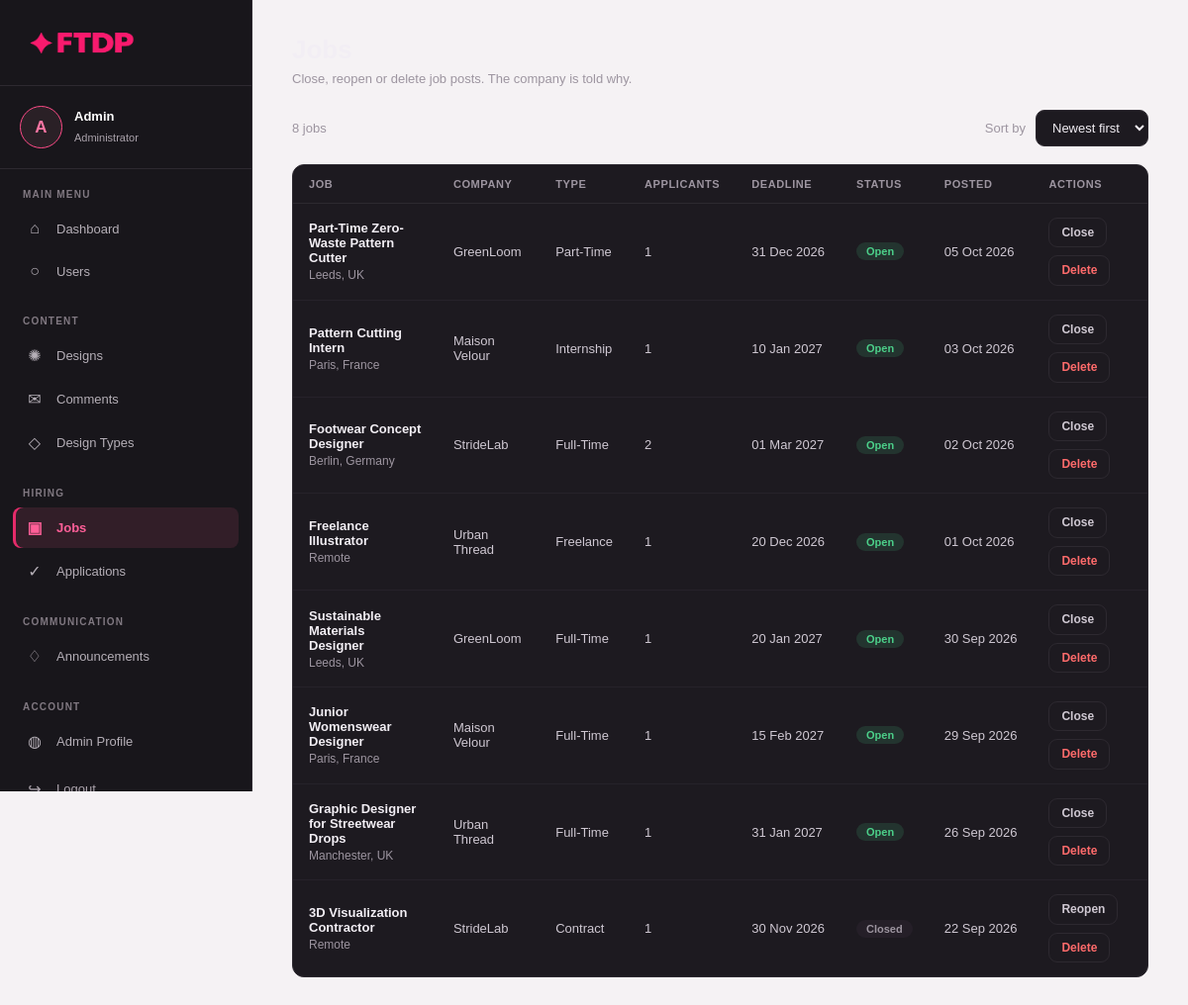
Page /frontend/pages/admin/jobs.php (signed in) on the committed database.
### tables this page shows
CREATE TABLE jobs (
id INT AUTO_INCREMENT PRIMARY KEY,

company_id INT NOT NULL,

title VARCHAR(200) NOT NULL,

description TEXT NOT NULL,

location VARCHAR(150),

salary VARCHAR(100),

employment_type ENUM(
'Full-Time',
'Part-Time',
'Internship',
'Contract',
'Freelance'
),

deadline DATE,

status ENUM('open','closed') NOT NULL DEFAULT 'open',

created_at TIMESTAMP DEFAULT CURRENT_TIMESTAMP,

FOREIGN KEY (company_id)
REFERENCES companies(id)
ON DELETE CASCADE,

INDEX idx_jobs_company_status (company_id, status)
);

CREATE TABLE companies (
id INT AUTO_INCREMENT PRIMARY KEY,

user_id INT NOT NULL,

company_name VARCHAR(150) NOT NULL,

industry VARCHAR(100),

website VARCHAR(255),

company_size VARCHAR(50),

location VARCHAR(150),

description TEXT,

FOREIGN KEY (user_id)
REFERENCES users(id)
ON DELETE CASCADE
);

### backend/admin/jobs.php (called while the page is built, shortened)
<?php
require_once __DIR__ . "/../config/config.php";
require_once __DIR__ . "/admin_helpers.php";
$sort = adminSort();
$dir  = adminSortDir($sort);
$admin_jobs = adminFetchAll($conn->query("
    SELECT
        j.id,
        j.title,
        j.location,
        j.employment_type,
        j.deadline,
        j.status,
        j.created_at,
        c.company_name,
        COUNT(ja.id) AS applicant_count
    FROM jobs j
    JOIN companies c ON c.id = j.company_id
    LEFT JOIN job_applications ja ON ja.job_id = j.id
    GROUP BY j.id
    ORDER BY j.created_at $dir, j.id $dir
"));
?>

### backend/designer/comm_helpers.php (called while the page is built, shortened)
<?php
function csrfToken(): string
{
    return $_SESSION["csrf_token"];
}
?>

### frontend/pages/admin/jobs.php (the view, shortened to what this page needs)
<?php
require_once __DIR__ . "/../../../backend/admin/jobs.php";
$csrf_token = csrfToken();
?>
<!DOCTYPE html>
<html lang="en">
<head>
    <link rel="stylesheet" href="../../css/designer_dashboard.css">
    <link rel="stylesheet" href="../../css/designer.css">
    <link rel="stylesheet" href="../../css/designer_comm.css">
    <link rel="stylesheet" href="../../css/company.css">
    <link rel="stylesheet" href="../../css/admin.css">
</head>
<body>
<div class="designer-dashboard">
    <?php require_once __DIR__ . "/../../include/admin_sidbar.php"; ?>
    <main class="designer-main">
        <div class="page-heading">
            <h1>Jobs</h1>
            <p>Close, reopen or delete job posts. The company is told why.</p>
        </div>
        <div class="co-toolbar">
            <span class="ad-count"><?= count($admin_jobs); ?> <?= count($admin_jobs) === 1 ? "job" : "jobs"; ?></span>
            <?= adminSortControl($sort); ?>
        </div>
        <div class="ad-table-wrap">
            <table class="ad-table">
                <thead>
                    <tr>
                        <th>Job</th>
                        <th>Company</th>
                        <th>Type</th>
                        <th>Applicants</th>
                        <th>Deadline</th>
                        <th>Status</th>
                        <th>Posted</th>
                        <th>Actions</th>
                    </tr>
                </thead>
                <tbody>
                <?php foreach ($admin_jobs as $job): ?>
                    <tr>
                        <td>
                            <div class="ad-strong"><?= htmlspecialchars($job["title"]); ?></div>
                            <?php if (!empty($job["location"])): ?>
                                <div class="ad-sub"><?= htmlspecialchars($job["location"]); ?></div>
                            <?php endif; ?>
                        </td>
                        <td><?= htmlspecialchars($job["company_name"]); ?></td>
                        <td class="ad-nowrap"><?= htmlspecialchars($job["employment_type"]); ?></td>
                        <td><?= (int) $job["applicant_count"]; ?></td>
                        <td class="ad-nowrap">
                            <?= !empty($job["deadline"]) ? date("d M Y", strtotime($job["deadline"])) : "—"; ?>
                        </td>
                        <td>
                            <span class="ad-chip <?= $job["status"] === "open" ? "open" : "closed"; ?>">
                                <?= htmlspecialchars(ucfirst($job["status"])); ?>
                            </span>
                        </td>
                        <td class="ad-nowrap"><?= date("d M Y", strtotime($job["created_at"])); ?></td>
                        <td>
                            <div class="ad-actions">
                                <?php if ($job["status"] === "open"): ?>
                                    <?= adminActionForm(
                                        $csrf_token, "close_job", ["job_id" => $job["id"]],
                                        "Close", "ghost", "jobs.php", $sort,
                                        "Why are you closing this job? The company will see your reason.",
                                        true
                                    ); ?>
                                <?php else: ?>
                                    <?= adminActionForm(
                                        $csrf_token, "reopen_job", ["job_id" => $job["id"]],
                                        "Reopen", "ghost", "jobs.php", $sort
                                    ); ?>
                                <?php endif; ?>
                                <?= adminActionForm(
                                    $csrf_token, "delete_job", ["job_id" => $job["id"]],
                                    "Delete", "danger", "jobs.php", $sort,
                                    "Why are you deleting this job? The company will see your reason.",
                                    true
                                ); ?>
                            </div>
                        </td>
                    </tr>
                <?php endforeach; ?>
                </tbody>
            </table>
        </div>
    </main>
</div>
</body>
</html>

### backend/admin/admin_helpers.php (shortened to what this page needs)
<?php
require_once __DIR__ . "/../designer/comm_helpers.php";
function adminSort(): string
{
    $sort = $_GET["sort"] ?? "new";
    return $sort === "old" ? "old" : "new";
}
function adminSortDir(string $sort): string
{
    return $sort === "old" ? "ASC" : "DESC";
}
function adminSortControl(string $sort): string
{
    return '
        <form method="GET" class="ad-sort">
            <label for="adSort">Sort by</label>
            <select name="sort" id="adSort" class="co-select" onchange="this.form.submit();">
                <option value="new"' . ($sort === "new" ? " selected" : "") . '>Newest first</option>
                <option value="old"' . ($sort === "old" ? " selected" : "") . '>Oldest first</option>
            </select>
        </form>
    ';
}
function adminActionForm(
    string $csrf,
    string $action,
    array $fields,
    string $label,
    string $class,
    string $back,
    string $sort = "new",
    string $confirm = "",
    bool $askReason = false
): string {
    $js = "";
    if ($askReason) {
        $js = "var r = prompt(" . json_encode($confirm) . "); "
            . "if (r === null || r.trim() === '') { return false; } "
            . "this.form.reason.value = r;";
    } elseif ($confirm !== "") {
        $js = "return confirm(" . json_encode($confirm) . ");";
    }
    $html  = '<form method="POST" action="../../../backend/admin/admin_action.php">';
    $html .= '<input type="hidden" name="csrf" value="' . htmlspecialchars($csrf) . '">';
    $html .= '<input type="hidden" name="action" value="' . htmlspecialchars($action) . '">';
    $html .= '<input type="hidden" name="back" value="' . htmlspecialchars($back) . '">';
    $html .= '<input type="hidden" name="sort" value="' . htmlspecialchars($sort) . '">';
    foreach ($fields as $name => $value) {
        $html .= '<input type="hidden" name="' . htmlspecialchars($name) . '" value="' . htmlspecialchars((string) $value) . '">';
    }
    if ($askReason) {
        $html .= '<input type="hidden" name="reason" value="">';
    }
    $html .= '<button type="submit" class="comm-btn ' . htmlspecialchars($class) . ' small"';
    if ($js !== "") {
        $html .= ' onclick="' . htmlspecialchars($js, ENT_QUOTES) . '"';
    }
    $html .= '>' . htmlspecialchars($label) . '</button>';
    $html .= '</form>';
    return $html;
}
function adminFetchAll(mysqli_result $result): array
{
    $rows = [];
    while ($row = $result->fetch_assoc()) {
        $rows[] = $row;
    }
    return $rows;
}
?>

### frontend/css/designer_dashboard.css (style rules this page uses)
:root { --pink: #e52b6a; --pink-dark: #c91d58; --pink-light: #ff75a3; --pink-border: #ff4b88; --pink-soft: #fff0f5; --pink-dark-soft: #321e28; --text: #252228; --light-text: #68616b; --muted: #999099; --border: #e4dfe3; --white: #ffffff; --dashboard-bg: #f5f2f4; }
* { margin: 0; padding: 0; box-sizing: border-box; }
html { scroll-behavior: smooth; }
body { font-family: Arial, Helvetica, sans-serif; background: var(--dashboard-bg); color: var(--text); }
.designer-dashboard { min-height: 100vh; display: flex; }
.designer-main { width: calc(100% - 255px); margin-left: 255px; padding: 35px 40px; }

### frontend/css/designer.css (style rules this page uses)
:root { --sidebar-bg: #18161b; --sidebar-border: #2d2930; --sidebar-hover: #292129; --sidebar-active: #321e28; --pink: #e52b6a; --pink-light: #ff75a3; --pink-border: #ff4b88; --sidebar-text: #b5afb7; --sidebar-muted: #817982; --sidebar-white: #ffffff; }

### frontend/css/designer_comm.css (style rules this page uses)
:root { --c-surface: #1d1a20; --c-surface-2: #251f28; --c-line: #2d2930; --c-line-soft: #26222a; --c-text: #f2eef4; --c-body: #cfc8d2; --c-muted: #9d95a0; --c-pink: #e52b6a; --c-pink-soft: #ff75a3; --c-pink-dim: rgba(229, 43, 106, 0.14); --c-danger: #ff6b6b; --c-success: #4cd08a; }
.comm-btn { display: inline-flex; align-items: center; justify-content: center; gap: 8px; padding: 10px 18px; border: 1px solid var(--c-pink); border-radius: 9px; background: var(--c-pink); color: #fff; font-family: inherit; font-size: 13px; font-weight: 600; line-height: 1.2; cursor: pointer; transition: background 0.2s ease, border-color 0.2s ease, opacity 0.2s ease; }
.comm-btn.ghost { background: transparent; border-color: var(--c-line); color: var(--c-body); }
.comm-btn.danger { background: transparent; border-color: var(--c-line); color: var(--c-danger); }
.comm-btn.small { padding: 7px 12px; font-size: 12px; }

### frontend/css/company.css (style rules this page uses)
.co-toolbar { display: flex; align-items: center; justify-content: space-between; flex-wrap: wrap; gap: 14px; margin-bottom: 18px; }
.co-select { padding: 9px 12px; border: 1px solid var(--c-line); border-radius: 9px; background: var(--c-surface); color: var(--c-text); font-family: inherit; font-size: 13px; }

### frontend/css/admin.css (style rules this page uses)
.page-heading { margin-bottom: 24px; }
.page-heading h1 { margin-bottom: 6px; color: var(--c-text); font-size: 26px; }
.page-heading p { color: var(--c-muted); font-size: 13px; }
.ad-count { color: var(--c-muted); font-size: 13px; }
.ad-sort { display: flex; align-items: center; gap: 10px; }
.ad-sort label { color: var(--c-muted); font-size: 13px; }
.ad-table-wrap { overflow-x: auto; background: var(--c-surface); border: 1px solid var(--c-line); border-radius: 12px; }
.ad-table { width: 100%; border-collapse: collapse; }
.ad-table th { padding: 13px 16px; border-bottom: 1px solid var(--c-line); color: var(--c-muted); font-size: 11px; font-weight: 700; letter-spacing: 0.6px; text-align: left; text-transform: uppercase; white-space: nowrap; }
.ad-table td { padding: 14px 16px; border-bottom: 1px solid var(--c-line-soft); color: var(--c-body); font-size: 13px; vertical-align: middle; }
.ad-table tr:last-child td { border-bottom: none; }
.ad-strong { color: var(--c-text); font-weight: 600; }
.ad-sub { margin-top: 3px; color: var(--c-muted); font-size: 12px; }
.ad-nowrap { white-space: nowrap; }
.ad-actions { display: flex; align-items: center; flex-wrap: wrap; gap: 8px; }
.ad-actions form { margin: 0; }
.ad-chip { display: inline-block; padding: 3px 10px; border-radius: 12px; font-size: 11px; font-weight: 700; white-space: nowrap; }
.ad-chip.open { background: rgba(76, 208, 138, 0.14); color: var(--c-success); }
.ad-chip.closed { background: var(--c-surface-2); color: var(--c-muted); }

### rows in the picture
jobs: title "Part-Time Zero-Waste Pattern Cutter", location "Leeds, UK", company.company_name "GreenLoom", employment_type "Part-Time", applicant_count "1", deadline "31 Dec 2026", status "Open", created_at "05 Oct 2026", label "Close Delete"
jobs: title "Pattern Cutting Intern", location "Paris, France", company.company_name "Maison Velour", employment_type "Internship", applicant_count "1", deadline "10 Jan 2027", status "Open", created_at "03 Oct 2026", label "Close Delete"
jobs: title "Footwear Concept Designer", location "Berlin, Germany", company.company_name "StrideLab", employment_type "Full-Time", applicant_count "2", deadline "01 Mar 2027", status "Open", created_at "02 Oct 2026", label "Close Delete"
jobs: title "Freelance Illustrator", location "Remote", company.company_name "Urban Thread", employment_type "Freelance", applicant_count "1", deadline "20 Dec 2026", status "Open", created_at "01 Oct 2026", label "Close Delete"
jobs: title "Sustainable Materials Designer", location "Leeds, UK", company.company_name "GreenLoom", employment_type "Full-Time", applicant_count "1", deadline "20 Jan 2027", status "Open", created_at "30 Sep 2026", label "Close Delete"
jobs: title "Junior Womenswear Designer", location "Paris, France", company.company_name "Maison Velour", employment_type "Full-Time", applicant_count "1", deadline "15 Feb 2027", status "Open", created_at "29 Sep 2026", label "Close Delete"
jobs: title "Graphic Designer for Streetwear Drops", location "Manchester, UK", company.company_name "Urban Thread", employment_type "Full-Time", applicant_count "1", deadline "31 Jan 2027", status "Open", created_at "26 Sep 2026", label "Close Delete"
jobs: title "3D Visualization Contractor", location "Remote", company.company_name "StrideLab", employment_type "Contract", applicant_count "1", deadline "30 Nov 2026", status "Closed", created_at "22 Sep 2026", label "Reopen Delete"

### other values in the picture
mb_substr($user_name, 0, 1) "A"
$user_name "Admin"
count($admin_jobs) "8"
